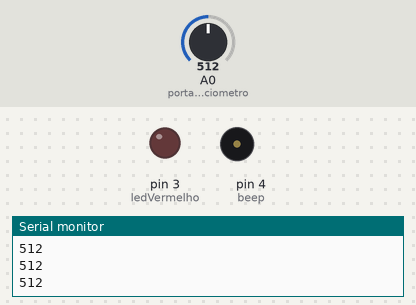
The sketch below on a simulated Arduino Uno, built with avr-gcc and run on an emulated ATmega328P. Parts: output pins drawn as LEDs (lit = HIGH), buzzer (waves = sounding, pin HIGH), the last lines printed to the serial monitor. Inputs (shaded band) come from the test bench; at power-on: A0 (portaPotenciometro) = 512.

Above: at 1.2 s.
1.3 s: A0 (portaPotenciometro) set to 687
2.8 s: A0 (portaPotenciometro) set to 718
At 3.7 s:
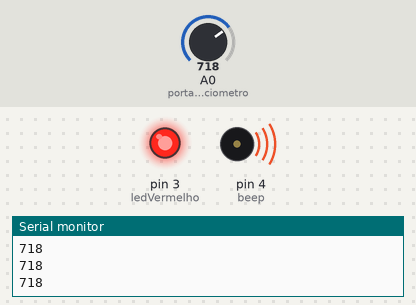
4.6 s: A0 (portaPotenciometro) set to 690
At 5.8 s:
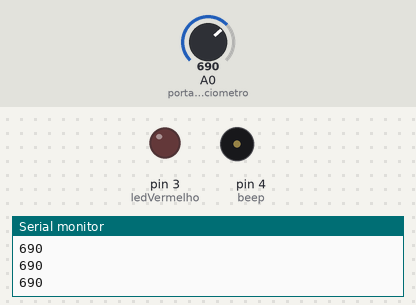
6.1 s: A0 (portaPotenciometro) set to 710
At 6.8 s:
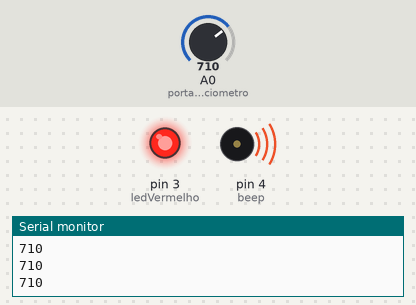
7.9 s: A0 (portaPotenciometro) set to 511
At 8.3 s:
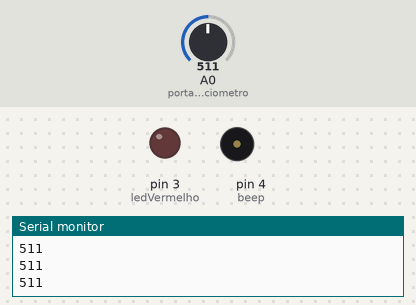
9.4 s: A0 (portaPotenciometro) set to 1023
At 9.9 s:
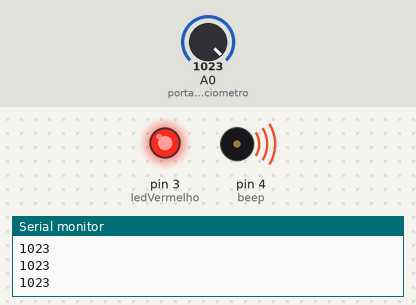
Timing chart, 0 to 11.9 s (numbered marks = the images above; inputs shaded):
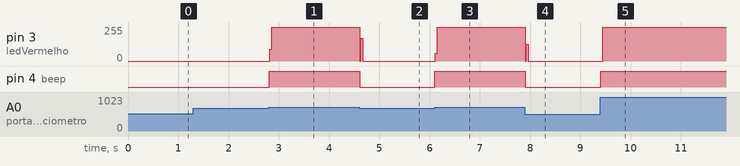

The sketch:

projeto_potenciometro_davy1.ino
```cpp
// C++ code
// Davy Pinheiro

int portaPotenciometro = A0;
int valorPotenciometro = 0;
int ledVermelho = 3;
int beep = 4;

void setup(){
  Serial.begin(9600);
  pinMode (ledVermelho, OUTPUT);
  pinMode (beep, OUTPUT);
}

void loop(){
  valorPotenciometro = analogRead(portaPotenciometro);
  Serial.println(valorPotenciometro);
  int brilho = map(valorPotenciometro, 0, 1023, 0, 255);
  analogWrite(ledVermelho, brilho);

  if (valorPotenciometro >= 700){
    digitalWrite (ledVermelho, HIGH);
  } else {
     digitalWrite (ledVermelho, LOW);
  }

  if (valorPotenciometro >= 700){
    digitalWrite (beep, HIGH);
  } else {
     digitalWrite (beep, LOW);
}
  delay(10);
  }
```

Measured:
- the behaviour switches between 699 and 700 on A0 (portaPotenciometro) (found by bisection; images 0 and 1)
- after the input at 2.8 s, pin 3 (ledVermelho): 0/255 → 255/255 at once; pin 4 (beep): LOW → HIGH at once
- after the input at 4.6 s, pin 3 (ledVermelho): 255/255 → 0/255 at once; pin 4 (beep): HIGH → LOW at once
- after the input at 6.1 s, pin 3 (ledVermelho): 0/255 → 255/255 at once; pin 4 (beep): LOW → HIGH at once
- after the input at 7.9 s, pin 3 (ledVermelho): 255/255 → 0/255 at once; pin 4 (beep): HIGH → LOW at once
- after the input at 9.4 s, pin 3 (ledVermelho): 0/255 → 255/255 at once; pin 4 (beep): LOW → HIGH at once
